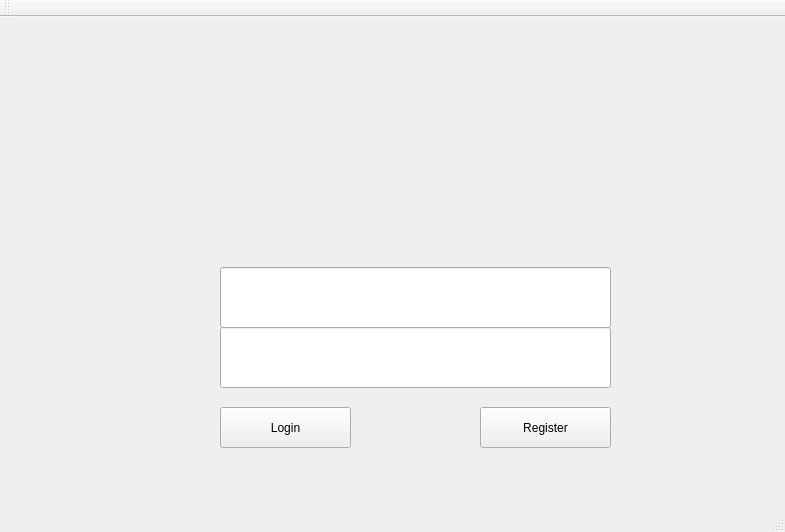
<?xml version="1.0" encoding="UTF-8"?>
<ui version="4.0">
 <class>MainWindow</class>
 <widget class="QMainWindow" name="MainWindow">
  <property name="geometry">
   <rect>
    <x>0</x>
    <y>0</y>
    <width>785</width>
    <height>532</height>
   </rect>
  </property>
  <property name="windowTitle">
   <string>MainWindow</string>
  </property>
  <widget class="QWidget" name="centralWidget">
   <widget class="QLineEdit" name="username">
    <property name="geometry">
     <rect>
      <x>220</x>
      <y>250</y>
      <width>391</width>
      <height>61</height>
     </rect>
    </property>
    <property name="text">
     <string/>
    </property>
   </widget>
   <widget class="QLineEdit" name="password">
    <property name="geometry">
     <rect>
      <x>220</x>
      <y>310</y>
      <width>391</width>
      <height>61</height>
     </rect>
    </property>
    <property name="text">
     <string/>
    </property>
   </widget>
   <widget class="QPushButton" name="Login">
    <property name="geometry">
     <rect>
      <x>220</x>
      <y>390</y>
      <width>131</width>
      <height>41</height>
     </rect>
    </property>
    <property name="text">
     <string>Login</string>
    </property>
   </widget>
   <widget class="QLabel" name="LoginPic">
    <property name="geometry">
     <rect>
      <x>370</x>
      <y>380</y>
      <width>91</width>
      <height>81</height>
     </rect>
    </property>
    <property name="text">
     <string/>
    </property>
   </widget>
   <widget class="QPushButton" name="Register">
    <property name="geometry">
     <rect>
      <x>480</x>
      <y>390</y>
      <width>131</width>
      <height>41</height>
     </rect>
    </property>
    <property name="text">
     <string>Register</string>
    </property>
   </widget>
  </widget>
  <widget class="QMenuBar" name="menuBar">
   <property name="geometry">
    <rect>
     <x>0</x>
     <y>0</y>
     <width>785</width>
     <height>26</height>
    </rect>
   </property>
  </widget>
  <widget class="QToolBar" name="mainToolBar">
   <attribute name="toolBarArea">
    <enum>TopToolBarArea</enum>
   </attribute>
   <attribute name="toolBarBreak">
    <bool>false</bool>
   </attribute>
  </widget>
  <widget class="QStatusBar" name="statusBar"/>
 </widget>
 <layoutdefault spacing="6" margin="11"/>
 <resources/>
 <connections/>
</ui>
